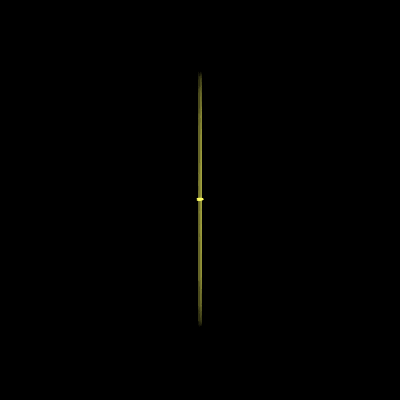
Frame 1 (no input)
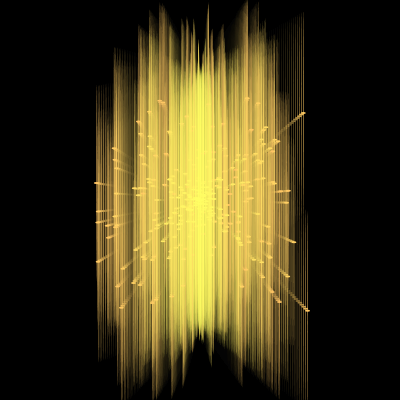
Frame 60 (no input)
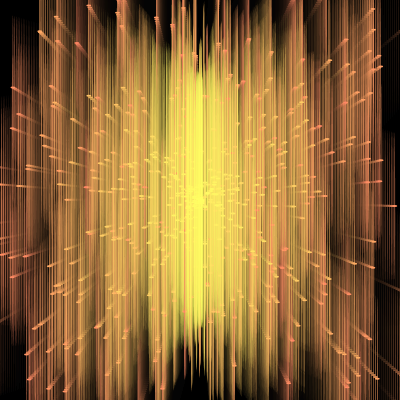
Frame 120 (the mouse pressed at the canvas centre since frame 60)

The p5.js sketch that drew these frames (run headless with seeded random() and noise() and a simulated clock; from frame 60 on, the mouse is pressed at the canvas centre):

// p5.js sketch
// ── sketch.js
let particlesBryan =[]; //array for particle system

//https://www.youtube.com/watch?v=IPF5lhgoRWM

class BryanParticle{
  constructor(x,y){
    this.x=x
    this.y=y
    this.vx=random(-2,2) //random velocity of x value
    this.vy=random(-2,2) //random y velocity?
    this.lifetime=255  //give each particle a timer to fade.out? but dont fully understand
  }
  update()
  {
    this.x+=this.vx
    this.y+=this.vy
    this.lifetime-=1
  }
  show()
  {
    noStroke()
    fill(1400,this.lifetime,100)
    ellipse(this.x,this.y,5,2)
    ellipse(this.x,this.y,0.5,this.lifetime) //using the this.lifetime as the x or y of the ellipses to cause this increasing factor over time?
  }
  isDead()
  {
    return this.lifetime<0;
  } 
}

function setup() 
{
  createCanvas(400, 400);
  background(0);
  //colorMode(HSB);
}

function draw() {
  background(0,30)

  //particle emmitter. with i being the number of times loop has happened
  //i++ means loop/i goes up in 1 increment and stops looping at 5?
  for(let i=0;i<5;i++) //for loop where loop continues as long as i is less than 5
  {
    particlesBryan.push(new BryanParticle(width/2,height/2));
  }

  for(let i = 0;i<particlesBryan.length;i++)
  {
    particlesBryan[i].update()
    particlesBryan[i].show()

    if(particlesBryan[i].isDead())
    {
      particlesBryan.splice(i,1);
    }
  }

}
